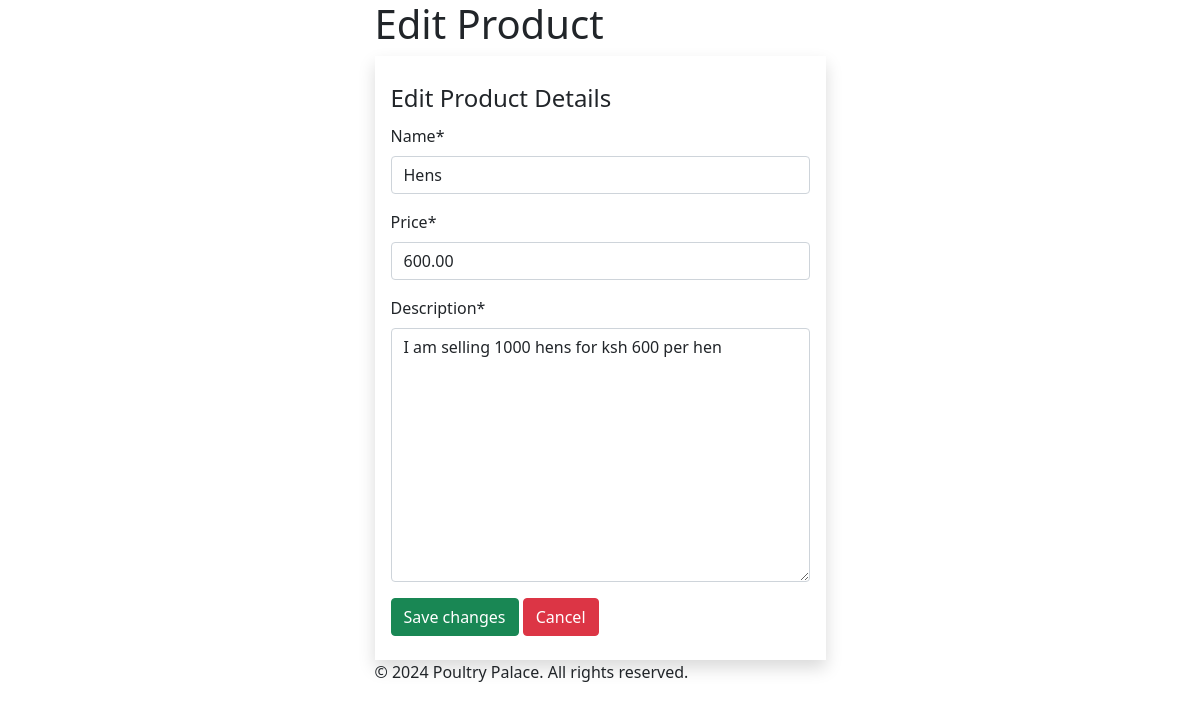
Page /edit_product/1/ (signed in) on the committed database.
### poultrypalace/models.py (models this page shows, shortened)
class Product(models.Model):
    name = models.CharField(max_length=100)
    description = models.TextField()
    price = models.DecimalField(max_digits=10, decimal_places=2)
    available = models.BooleanField(default=True)
    created_at = models.DateTimeField(auto_now_add=True)
    updated_at = models.DateTimeField(auto_now=True)
    farmer = models.ForeignKey(User, on_delete=models.CASCADE)

### poultrypalace/views.py (the view)
# urls.py: path('edit_product/<int:product_id>/', views.edit_product, name='edit_product'),
@login_required
def edit_product(request, product_id):
    product = get_object_or_404(Product, id=product_id)
    if request.method == 'POST':
        form = ProductForm(request.POST, instance=product)
        if form.is_valid():
            form.save()
            messages.success(request, "Product updated successfully!")
            return redirect('dashboard')
    else:
        form = ProductForm(instance=product)
    return render(request, 'poultrypalace/edit_product.html', {'form': form})

### poultrypalace/forms.py
class ProductForm(forms.ModelForm):
    class Meta:
        model = Product
        fields = ['name', 'price', 'description']

### poultrypalace/templates/poultrypalace/edit_product.html (shortened to what this page needs)
{% load crispy_forms_tags crispy_forms_filters %}
<!DOCTYPE html>
<html lang="en">
  <head>
    <link
      href="https://cdn.jsdelivr.net/npm/bootstrap@5.0.2/dist/css/bootstrap.min.css"
      rel="stylesheet"
    />
  </head>
  <body>
    <div class="container">
      <div class="row justify-content-center">
        <div class="col-sm-5">
          <header>
            <h1>Edit Product</h1>
          </header>
          <main>
            <section>
              <form
                action="{{request.path}}"
                method="post" class="shadow px-3 py-4"
                enctype="multipart/form-data"
              >
                <fieldset>
                  <legend>Edit Product Details</legend>
                  {{ form|crispy }}
                  <div class="form-actions">
                    <button class="btn btn-success">Save changes</button>
                    <a
                      href="{% url 'dashboard' %}"
                      class="button btn btn-danger"
                      >Cancel</a
                    >
                  </div>
                </fieldset>
              </form>
            </section>
          </main>
          <footer>
            <p>&copy; 2024 Poultry Palace. All rights reserved.</p>
          </footer>
        </div>
      </div>
    </div>
  </body>
</html>

### rows in the picture
Product: name "Hens", price "600.00", description "I am selling 1000 hens for ksh 600 per hen"
